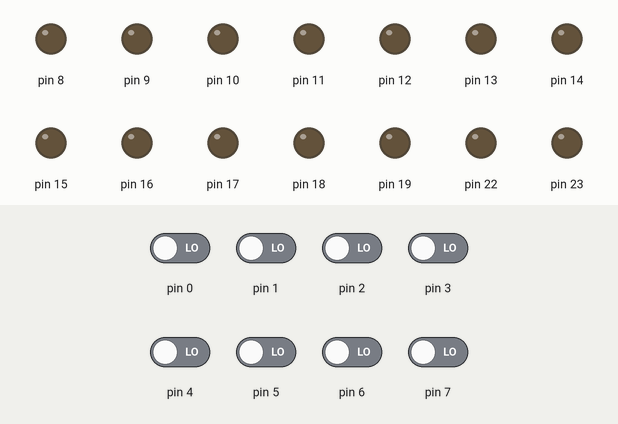
The sketch below on a simulated Arduino Uno, built with avr-gcc and run on an emulated ATmega328P. On the bench: output pins drawn as LEDs (lit = HIGH). The test bench sets the inputs (shaded band); at power-on: pin 0–7 LOW.

Above: at 0.8 s.
0.9 s: pin 0 driven HIGH
At 1.9 s:
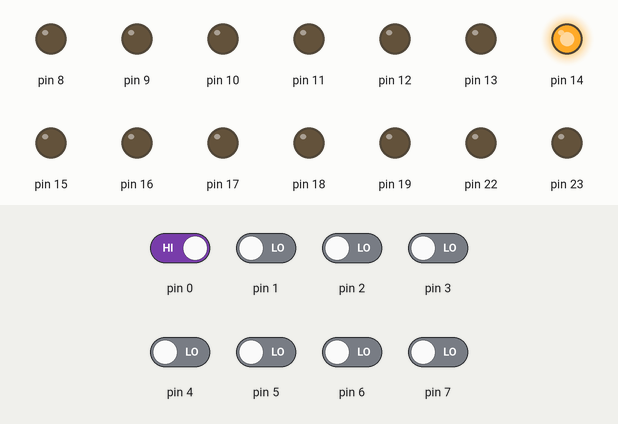
Timing chart, 0 to 3.9 s (numbered marks = the images above; inputs shaded):
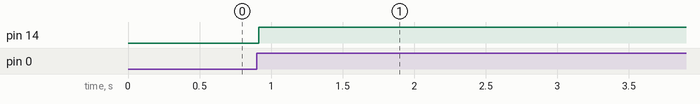

The sketch:

UART_reciever.ino
```cpp
char inport(void);
void outport(char);
void init_port(void);
char UART_reciever(void);
volatile char data,input;
volatile long wait=5;
int arr[8];
void setup() {
  // put your setup code here, to run once:
  init_port();
  while(1){
    input = inport();
    while(input == 0x00){
      input =inport();
      if(input == 0x01){
        delay1(1);
         data = UART_reciever();
         outport(data);
      }
    }
  }


}
char UART_reciever(void)
{
  delay1(wait);
  volatile char i,j;
  // recieving 8 bit data
  for(i=0;i<8;i++){
    input = inport();
    outportC(input);
    arr[i]=input;
    delay1(wait);
  }
  input = inport();
  if(input == 0x00){
    outportC(0x0F);
    j = conversion(arr);
    return j;
  }
  else{
    return 0;
  }


}
char conversion(int *arr)
{
  volatile char i,sum=0;
  for(i=0;i<8;i++){
    if(arr[i] == 0){
      continue;
    }
    else if(arr[i] != 0){
      sum = sum + power(i);
    }
  }
  return sum;
}
char power(int i)
{
  char k,answer=1;
  for(k=0;k<i;k++){
    answer=2*answer;
  }
  return answer;
}

void init_port()
{
  char *portD_ddr = (char *)0x2A;
  *portD_ddr = 0x00;
  char *portB_ddr = (char *)0x24;
  *portB_ddr = 0xFF;
  char *portC_ddr = (char *)0x27;
  *portC_ddr = 0xFF;
}
void outport(char data)
{
  volatile char *portB_data = (char *) 0x25;
  *portB_data = data;
}
void outportC(char data)
{
  volatile char *portC_data = (char *) 0x28;
  *portC_data = data;
}
char inport(void)
{
  volatile char  *portD_data = (char *) 0x29;
  volatile char data ;
  data = *portD_data;
  return data;
}
void delay1(char n)
{
  volatile long i;
  while(n){
    for(i=0;i<1000;i++);
    n--;
  }
}
void loop() {
  // put your main code here, to run repeatedly:

}
```

Measured:
- after the input at 0.9 s, pin 14: LOW → HIGH at once
